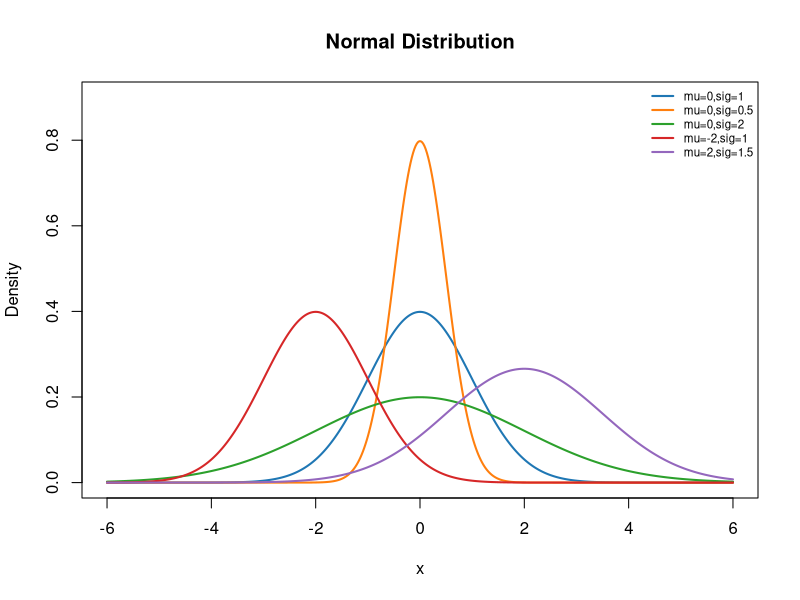
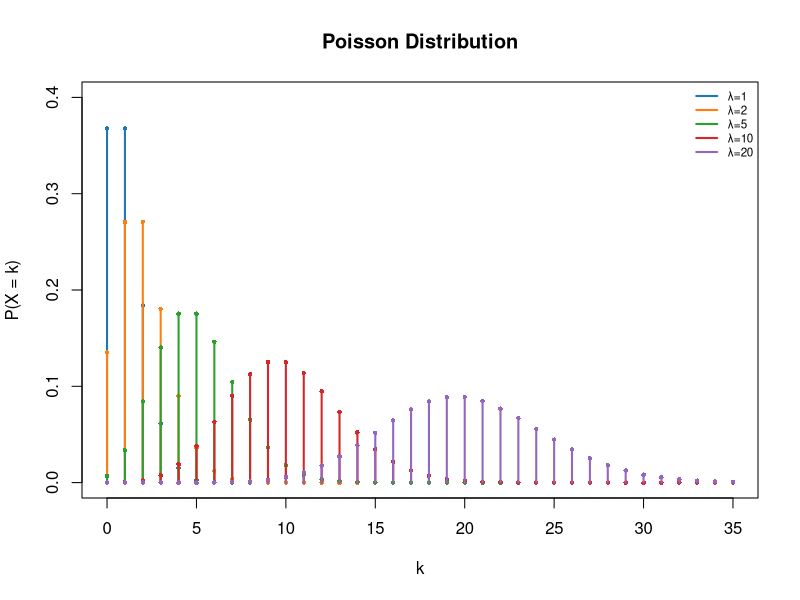
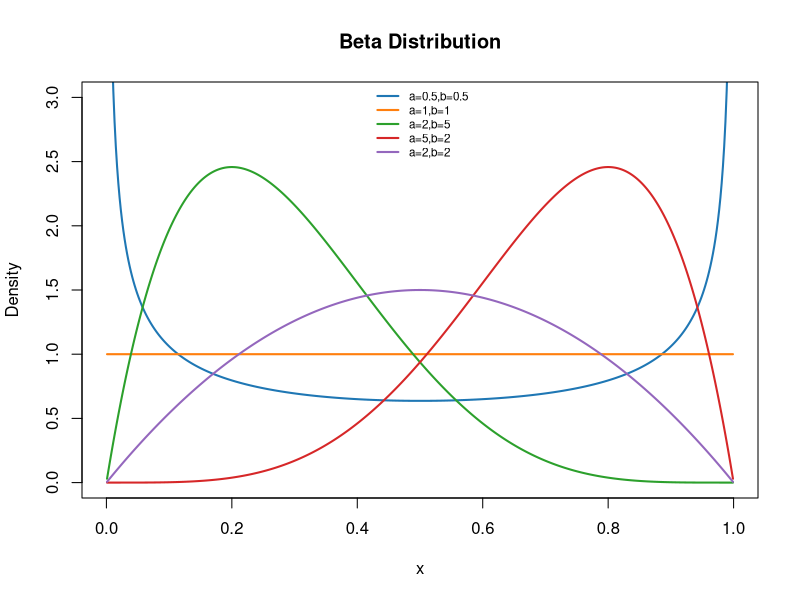
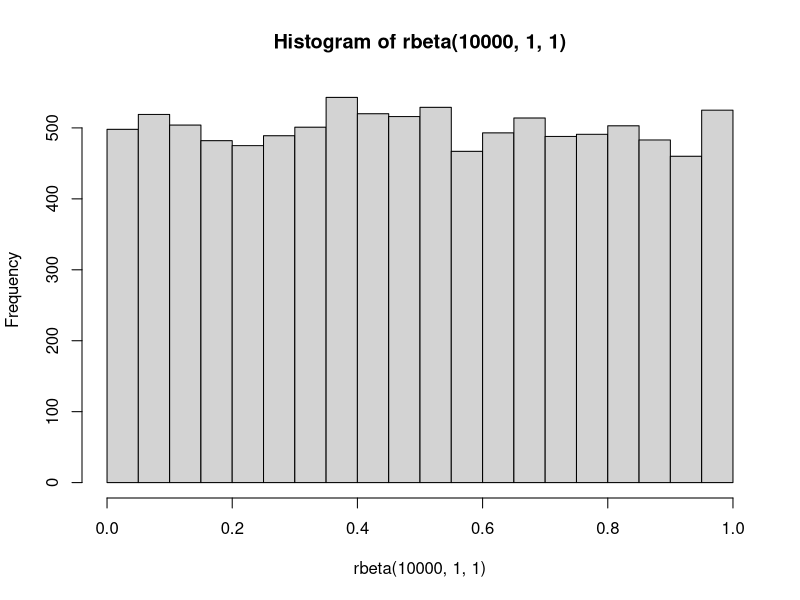
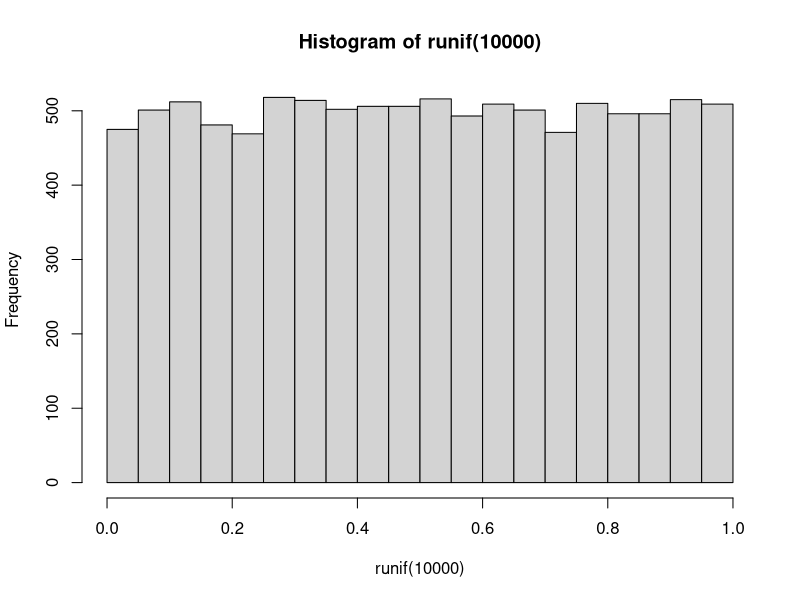
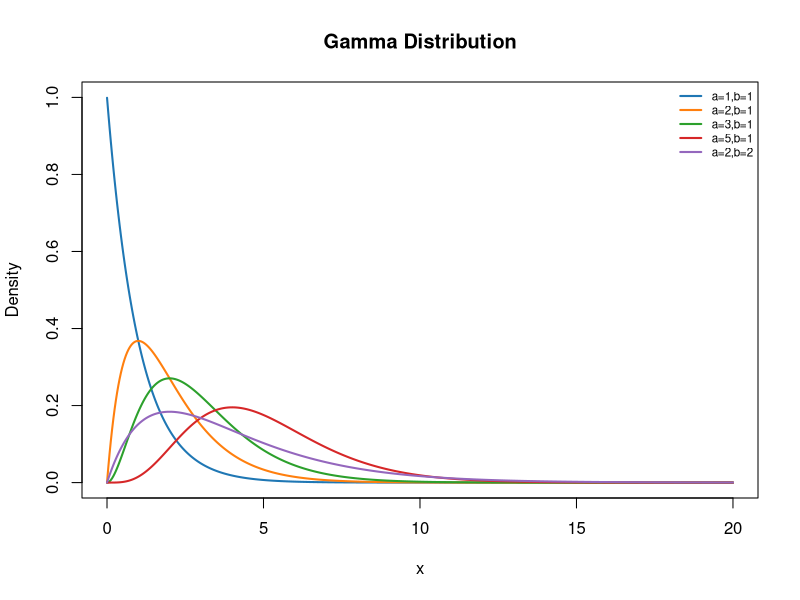
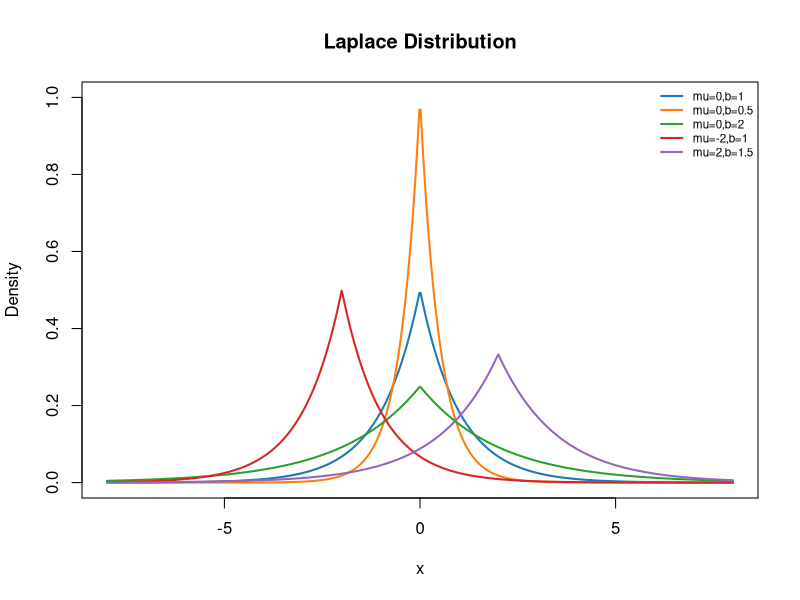
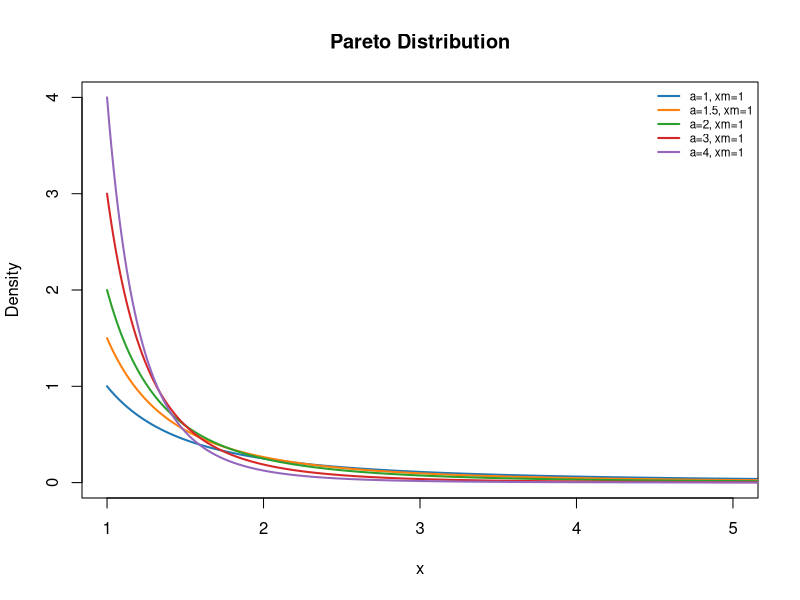

The R source for these figures, in order:
## ---- chunk 1
cols <- c("#1f77b4", "#ff7f0e", "#2ca02c", "#d62728", "#9467bd")
x <- seq(-6, 6, length.out = 500)
plot(x, dnorm(x, 0, 1), type = "l", col = cols[1], lwd = 2,
     ylim = c(0, 0.9), xlab = "x", ylab = "Density",
     main = "Normal Distribution")
lines(x, dnorm(x, 0, 0.5),  col = cols[2], lwd = 2)
lines(x, dnorm(x, 0, 2),    col = cols[3], lwd = 2)
lines(x, dnorm(x, -2, 1),   col = cols[4], lwd = 2)
lines(x, dnorm(x, 2, 1.5),  col = cols[5], lwd = 2)
legend("topright", bty = "n", lwd = 2, col = cols, cex = 0.7,
       legend = c("mu=0,sig=1", "mu=0,sig=0.5", "mu=0,sig=2",
                  "mu=-2,sig=1", "mu=2,sig=1.5"))
## ---- chunk 2
lambdas <- c(1, 2, 5, 10, 20)
x_pts   <- 0:35
plot(NULL, xlim = c(0, 35), ylim = c(0, 0.40),
     xlab = "k", ylab = "P(X = k)", main = "Poisson Distribution")
for (i in seq_along(lambdas)) {
  points(x_pts, dpois(x_pts, lambdas[i]), type = "h",
         col = cols[i], lwd = 2)
  points(x_pts, dpois(x_pts, lambdas[i]), pch = 16,
         col = cols[i], cex = 0.6)
}
legend("topright", bty = "n", lwd = 2, col = cols, cex = 0.7,
       legend = paste0("λ=", lambdas))

## ---- chunk 3
x <- seq(0.001, 0.999, length.out = 500)
ab <- list(c(0.5,0.5), c(1,1), c(2,5), c(5,2), c(2,2))
ylim_beta <- c(0, 3)
plot(x, dbeta(x, ab[[1]][1], ab[[1]][2]), type = "l",
     col = cols[1], lwd = 2, ylim = ylim_beta,
     xlab = "x", ylab = "Density", main = "Beta Distribution")
for (i in 2:length(ab))
  lines(x, dbeta(x, ab[[i]][1], ab[[i]][2]), col = cols[i], lwd = 2)
legend("top", bty = "n", lwd = 2, col = cols, cex = 0.7,
       legend = c("a=0.5,b=0.5","a=1,b=1","a=2,b=5",
                  "a=5,b=2","a=2,b=2"))
## ---- chunk 4
hist(rbeta(10000,1,1))
## ---- chunk 5
hist(runif(10000))
## ---- chunk 6
x <- seq(0.001, 20, length.out = 500)

ag <- list(c(1,1), c(2,1), c(3,1), c(5,1), c(2,0.5))
plot(x, dgamma(x, ag[[1]][1], rate = ag[[1]][2]), type = "l",
     col = cols[1], lwd = 2, ylim = c(0, 1),
     xlab = "x", ylab = "Density", main = "Gamma Distribution")
for (i in 2:length(ag))
  lines(x, dgamma(x, ag[[i]][1], rate = ag[[i]][2]),
        col = cols[i], lwd = 2)
legend("topright", bty = "n", lwd = 2, col = cols, cex = 0.7,
       legend = c("a=1,b=1","a=2,b=1","a=3,b=1",
                  "a=5,b=1","a=2,b=2"))
## ---- chunk 7
dlaplace <- function(x, mu = 0, b = 1)
  (1 / (2 * b)) * exp(-abs(x - mu) / b)

x <- seq(-8, 8, length.out = 500)
params_l <- list(c(0,1), c(0,0.5), c(0,2), c(-2,1), c(2,1.5))
plot(x, dlaplace(x, params_l[[1]][1], params_l[[1]][2]),
     type = "l", col = cols[1], lwd = 2, ylim = c(0, 1),
     xlab = "x", ylab = "Density", main = "Laplace Distribution")
for (i in 2:length(params_l))
  lines(x, dlaplace(x, params_l[[i]][1], params_l[[i]][2]),
        col = cols[i], lwd = 2)
legend("topright", bty = "n", lwd = 2, col = cols, cex = 0.7,
       legend = c("mu=0,b=1","mu=0,b=0.5","mu=0,b=2",
                  "mu=-2,b=1","mu=2,b=1.5"))
## ---- chunk 8
dpareto <- function(x, alpha, x_m = 1)
  ifelse(x < x_m, 0, alpha * x_m^alpha / x^(alpha + 1))

x <- seq(1, 8, length.out = 500)
alphas_p <- c(1, 1.5, 2, 3, 4)
y_all_p  <- sapply(alphas_p, function(a) dpareto(x, a))
plot(x, y_all_p[,1], type = "l", col = cols[1], lwd = 2,
     ylim = c(0, 4), xlim = c(1,5),
     xlab = "x", ylab = "Density", main = "Pareto Distribution")
for (i in 2:length(alphas_p))
  lines(x, y_all_p[,i], col = cols[i], lwd = 2)
legend("topright", bty = "n", lwd = 2, col = cols, cex = 0.7,
       legend = paste0("a=", alphas_p, ", xm=1"))
## ---- chunk 9
dpowerlaw <- function(x, alpha, x_min = 1)
  ifelse(x < x_min, 0, (alpha - 1) / x_min * (x / x_min)^(-alpha))

x <- seq(1, 10, length.out = 500)
alphas <- c(2, 2.5, 3, 3.5, 4)
y_all  <- sapply(alphas, function(a) dpowerlaw(x, a))
plot(x, y_all[,1], type = "l", col = cols[1], lwd = 2,
     ylim = c(0, max(y_all)), xlim = c(1,5),
     xlab = "x", ylab = "Density", main = "Power Law")
for (i in 2:length(alphas))
  lines(x, y_all[,i], col = cols[i], lwd = 2)
legend("topright", bty = "n", lwd = 2, col = cols, cex = 0.7,
       legend = paste0("a=", alphas))
## ---- chunk 10
library(tidyverse)

n = 10

# node communitys
community = c(1, 1, 1, 2, 2, 2, 3, 3, 3, 3)
node_labels = paste0("V", 1:n)

# empty adjacency matrix
A = matrix(0, nrow = n, ncol = n,
           dimnames = list(node_labels, node_labels))

# function to add edges
add_edge = function(A, i, j) { A[i, j] <- 1; A[j, i] <- 1; A }

# community edges
# community A
A = add_edge(A, 1, 2); A = add_edge(A, 1, 3); A = add_edge(A, 2, 3)
# community B
A = add_edge(A, 4, 5); A = add_edge(A, 4, 6); A = add_edge(A, 5, 6)
# community C
A = add_edge(A, 7, 8); A <- add_edge(A, 7, 9); A <- add_edge(A, 8, 9)
A = add_edge(A, 8, 10); A <- add_edge(A, 9, 10)

# cross-community edges
A = add_edge(A, 3, 4)   # A <-> B (node 3 and 4)
A = add_edge(A, 6, 7)   # B <-> C (node 6 and 7)

print(A)
## ---- chunk 11
# undirected implies symmetric
all(A == t(A))

# E = sum(Adjacency Matrix) / 2 (since it's symmetric)
sum(A) / 2
## ---- chunk 12
degree = rowSums(A)
degree

# degree distribution visualized
barplot(degree, col = "white")
## ---- chunk 13
# standard breadth-first search algorithm
bfsd = function(A, source) {
  n = nrow(A)
  dist = rep(Inf, n)
  dist[source] = 0
  q = source
  while (length(q) > 0) {
    u = q[1]
    q = q[-1]
    neighbors = which(A[u, ] == 1)
    for (v in neighbors) {
      if (is.infinite(dist[v])) {
        dist[v] = dist[u] + 1
        q = c(q, v)
      }
    }
  }
  dist
}
## ---- chunk 14
# brandes algorithm for betweenness
# implementing bfs as the sp algorithm
betweenness = function(A) {
  n = nrow(A)
  cb = rep(0, n)

  for (s in 1:n) {
    dist = rep(-1, n); dist[s] = 0
    sigma = rep(0, n);  sigma[s] = 1
    pred = vector("list", n)
    q = s
    order_list = c()

    while (length(q) > 0) {
      v = q[1]; q = q[-1]
      order_list = c(order_list, v)
      for (w in which(A[v, ] == 1)) {
        if (dist[w] < 0) {
          dist[w] = dist[v] + 1
          q = c(q, w)
        }
        if (dist[w] == dist[v] + 1) {
          sigma[w] = sigma[w] + sigma[v]
          pred[[w]] = c(pred[[w]], v)
        }
      }
    }

    delta = rep(0, n)
    for (w in rev(order_list)) {
      for (v in pred[[w]]) {
        delta[v] = delta[v] + (sigma[v] / sigma[w]) * (1 + delta[w])
      }
      if (w != s) cb[w] = cb[w] + delta[w]
    }
  }
  cb / 2
}

btwn = betweenness(A)
names(btwn) = node_labels
btwn

# betweennes distribution
# high betweenness is expected at "bridge" vertices
barplot(btwn, col = "white")
## ---- chunk 15
ev = eigen(A)
ev_cent = abs(ev$vectors[, 1])
ev_cent = ev_cent / max(ev_cent) # normalize to [0,1]
names(ev_cent) = node_labels

round(ev_cent, 3)
## ---- chunk 16
compute_modularity = function(A, community) {
  m = sum(A) / 2
  k = rowSums(A)
  n = nrow(A)
  Q = 0
  for (i in 1:n) {
    for (j in 1:n) {
      if (community[i] == community[j]) {
        Q = Q + (A[i, j] - (k[i] * k[j]) / (2 * m))
      }
    }
  }
  Q / (2 * m)
}

Q_true = compute_modularity(A, community)
as.numeric(Q_true)
## ---- chunk 17
erdos_reyni = function(n, p) {
  A = matrix(0, nrow = n, ncol = n)
  for (i in 1:(n - 1)) {
    for (j in (i + 1):n) {
      if (runif(1) < p) {
        A[i, j] = 1
        A[j, i] = 1
      }
    }
  }
  rownames(A) = colnames(A) = paste0("V", 1:n)
  A
}

set.seed(73)
ER = erdos_reyni(n = 10, p = 0.3)
ER
## ---- chunk 18
barplot(rowSums(ER), col = "white")
## ---- chunk 19
si_simulation = function(A, patient_zero = 1, beta = 0.4, max_t = 20) {
  n = nrow(A)
  status = rep("S", n)
  status[patient_zero] = "I"
  inf_time = rep(NA_real_, n)
  inf_time[patient_zero] = 0

  for (t in 1:max_t) {
    new_status = status
    for (j in which(status == "S")) {
      infected_neighbors = sum(A[j, ] == 1 & status == "I")
      if (infected_neighbors > 0) {
        p_inf = 1 - (1 - beta)^infected_neighbors
        if (runif(1) < p_inf) {
          new_status[j] = "I"
          inf_time[j] = t
        }
      }
    }
    status = new_status
    if (all(status == "I")) break
  }
  inf_time
}
## ---- chunk 20
n_sims = 100
beta = 0.4
patient_zero = 1
max_t = 20
t_grid = 0:max_t

curves = function(adj_matrix, n_sims, beta, patient_zero, max_t) {
  curves = matrix(0, nrow = n_sims, ncol = max_t + 1)
  inf_times_all = matrix(NA, nrow = n_sims, ncol = nrow(adj_matrix))
  for (s in 1:n_sims) {
    inf_t = si_simulation(adj_matrix, patient_zero, beta, max_t)
    inf_times_all[s, ] = inf_t
    for (t in t_grid) {
      curves[s, t + 1] = mean(!is.na(inf_t) & inf_t <= t)
    }
  }
  list(curves = curves, inf_times = inf_times_all)
}

res_struct = curves(A, n_sims, beta, patient_zero, max_t)

er_curves = matrix(0, nrow = n_sims, ncol = max_t + 1)
er_inf_times = matrix(NA, nrow = n_sims, ncol = n)
for (s in 1:n_sims) {
  A_er_s = erdos_reyni(n, 0.3)
  inf_t = si_simulation(A_er_s, patient_zero, beta, max_t)
  er_inf_times[s, ] = inf_t
  for (t in t_grid) {
    er_curves[s, t + 1] = mean(!is.na(inf_t) & inf_t <= t)
  }
}
## ---- chunk 21
mean_struct = colMeans(res_struct$curves)
sd_struct = apply(res_struct$curves, 2, sd)
mean_er = colMeans(er_curves)
sd_er = apply(er_curves, 2, sd)

plot(t_grid, mean_struct,
     type = "l", lwd = 2, col = "#E07B54",
     ylim = c(0, 1),
     xlab = "Time Step",
     ylab = "Proportion Infected",
     main = "",
     las = 1)

polygon(c(t_grid, rev(t_grid)),
        c(pmin(mean_struct + sd_struct, 1), rev(pmax(mean_struct - sd_struct, 0))),
        col = adjustcolor("#E07B54", alpha.f = 0.2), border = NA)

lines(t_grid, mean_er, lwd = 2, col = "#5B8DB8")
polygon(c(t_grid, rev(t_grid)),
        c(pmin(mean_er + sd_er, 1), rev(pmax(mean_er - sd_er, 0))),
        col = adjustcolor("#5B8DB8", alpha.f = 0.2), border = NA)

legend("bottomright",
       legend = c("Original Graph", "Erdos–Renyi"),
       col    = c("#E07B54", "#5B8DB8"),
       lwd    = 2, bty = "n")
abline(h = c(0.5, 1), lty = 3, col = "gray60")
## ---- chunk 22
# similar edge count
sum(A) / 2
sum(ER) / 2
## ---- chunk 23
# similar average degree
mean(rowSums(A))
mean(rowSums(ER))
## ---- chunk 24
A # original graph
ER # erdos-reyni graph
## ---- chunk 25
barplot(btwn, col = "white")
## ---- chunk 26
closeness = function(A) {
  n = nrow(A)
  cc = numeric(n)
  for (i in 1:n) {
    d = bfsd(A, i)
    reachable = d[is.finite(d) & d > 0]
    cc[i] = if (length(reachable) > 0) 1 / mean(reachable) else 0
  }
  cc
}

clsns = closeness(A)
names(clsns) = node_labels

early_cutoff = 5
outcome_mat = (res_struct$inf_times <= early_cutoff)

sim_df = do.call(rbind, lapply(1:n_sims, function(s) {
  data.frame(
    node = 2:n,
    sim = s,
    early_inf = as.integer(outcome_mat[s, 2:n] & !is.na(res_struct$inf_times[s, 2:n])),
    degree = degree[2:n],
    closeness = clsns[2:n],
    betweenness = btwn[2:n],
    community = community[2:n]
  )
}))

sim_df$early_inf[is.na(sim_df$early_inf)] = 0

cat(sprintf("Early infection rate: %.1f%%\n", 100 * mean(sim_df$early_inf)))
## ---- chunk 27
m1 = glm(early_inf ~ scale(degree),
          data = sim_df,
          family = binomial(link = "logit"))

m2 = glm(early_inf ~ scale(closeness),
          data = sim_df,
          family = binomial(link = "logit"))

m3 = glm(early_inf ~ scale(degree) + scale(closeness) + scale(betweenness),
          data = sim_df,
          family = binomial(link = "logit"))

AIC(m1,m2,m3)

summary(m3)
## ---- chunk 28
library(MASS)
data(Pima.tr)

set.seed(42)
# shuffle and split 
idx = sample(nrow(Pima.tr))
pima = Pima.tr[idx, ]
split = floor(0.8 * nrow(pima))
train_df = pima[1:split, ]
test_df = pima[(split + 1):nrow(pima), ]

# set up data partitions
train_means = colMeans(train_df[, 1:7])
train_sds = apply(train_df[, 1:7], 2, sd)
scale_data = function(X, means, sds) {
  sweep(sweep(X, 2, means, "-"), 2, sds, "/")
}
train_X = scale_data(as.matrix(train_df[, 1:7]), train_means, train_sds)
test_X = scale_data(as.matrix(test_df[, 1:7]),  train_means, train_sds)
train_y = as.character(train_df$type)
test_y = as.character(test_df$type)

# knn algorithm
knn = function(train_X, train_y, test_X, k) {
  apply(test_X, 1, function(query) {
    dists = sqrt(rowSums((train_X - query)^2))
    nn_idx = order(dists)[1:k]
    nn_labs = train_y[nn_idx]
    names(sort(table(nn_labs), decreasing = TRUE))[1]
  })
}

# knn predictions
k_full = nrow(train_X)
pred_k3 = knn(train_X, train_y, test_X, k = 3)
pred_kn = knn(train_X, train_y, test_X, k = k_full)
## ---- chunk 29
# confusion matrices
cat("\nConfusion Matrix (k = 3):\n")
print(table(Predicted = pred_k3, Actual = test_y))

cat("\nConfusion Matrix (k = n):\n")
print(table(Predicted = pred_kn, Actual = test_y))
## ---- chunk 30
# left plot - k = 3, right plot - k = n
diag_cols = c("No" = "#5B8DB8", "Yes" = "#E07B54")
par(mfrow = c(1,2), mar = c(4.5,4,1,1))
for (run in list(list(k = 3, pred = pred_k3),
                 list(k = k_full, pred = pred_kn))) {

  correct = run$pred == test_y
  label = if (run$k == 3) "k = 3" else sprintf("k = n  (%d)", k_full)

  plot(test_df$glu, test_df$bmi,
       col = diag_cols[test_y],
       pch = ifelse(correct, 19, 4),
       cex = 1.6,
       xlab = "Plasma Glucose",
       ylab = "BMI")

  legend("topleft",
         legend = c("No diabetes", "Diabetes", "Correct", "Misclass"),
         col = c(diag_cols, "black", "black"),
         pch = c(19, 19, 19, 4),
         bty = "n", cex = 0.8)
}
